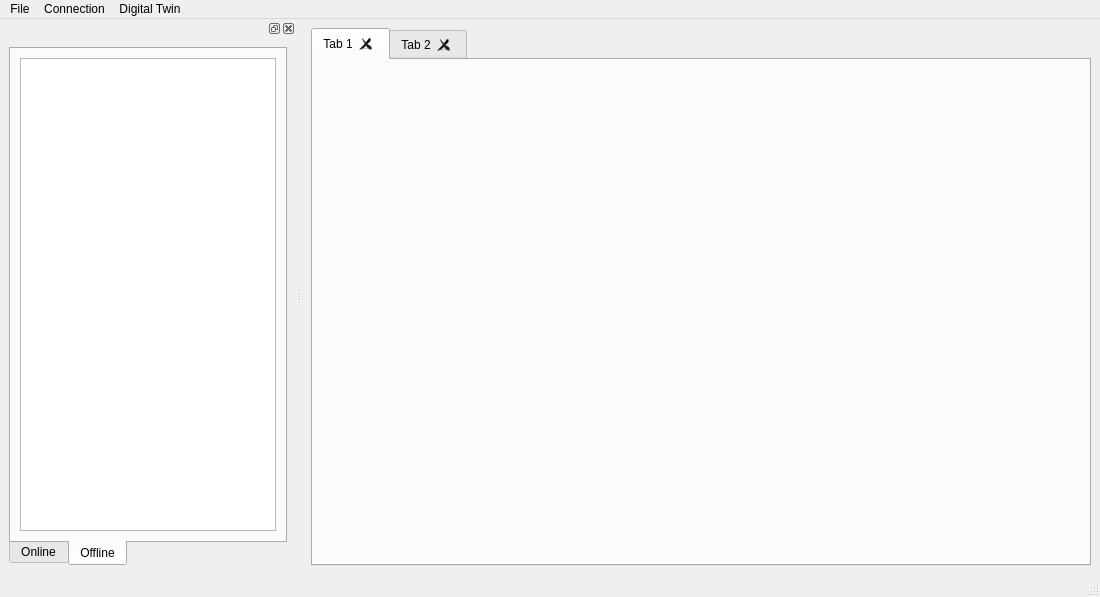
<?xml version="1.0" encoding="UTF-8"?>
<ui version="4.0">
 <class>StructuraSystems::Client::StructuraMainWindow</class>
 <widget class="QMainWindow" name="StructuraSystems::Client::StructuraMainWindow">
  <property name="geometry">
   <rect>
    <x>0</x>
    <y>0</y>
    <width>1100</width>
    <height>597</height>
   </rect>
  </property>
  <property name="windowTitle">
   <string>Project Editor [*]</string>
  </property>
  <widget class="QWidget" name="centralwidget">
   <layout class="QVBoxLayout" name="verticalLayout">
    <item>
     <widget class="QTabWidget" name="ProjectTabWidget">
      <property name="tabsClosable">
       <bool>true</bool>
      </property>
      <property name="movable">
       <bool>true</bool>
      </property>
      <property name="tabBarAutoHide">
       <bool>false</bool>
      </property>
      <widget class="QWidget" name="tab">
       <attribute name="title">
        <string>Tab 1</string>
       </attribute>
      </widget>
      <widget class="QWidget" name="tab_2">
       <attribute name="title">
        <string>Tab 2</string>
       </attribute>
      </widget>
     </widget>
    </item>
   </layout>
  </widget>
  <widget class="QMenuBar" name="menubar">
   <property name="geometry">
    <rect>
     <x>0</x>
     <y>0</y>
     <width>1100</width>
     <height>24</height>
    </rect>
   </property>
   <widget class="QMenu" name="menuFile">
    <property name="title">
     <string>File</string>
    </property>
    <addaction name="actionNeu"/>
    <addaction name="actionOpen_Folder"/>
    <addaction name="actionOpen_File"/>
    <addaction name="actionSave_File"/>
    <addaction name="separator"/>
    <addaction name="actionSettings"/>
    <addaction name="separator"/>
    <addaction name="actionQuit"/>
   </widget>
   <widget class="QMenu" name="menuConnection">
    <property name="title">
     <string>Connection</string>
    </property>
    <addaction name="actionConnect"/>
    <addaction name="actionDisconnect"/>
    <addaction name="separator"/>
    <addaction name="actionConnection_Settings"/>
    <addaction name="separator"/>
    <addaction name="actionPush"/>
    <addaction name="actionPull"/>
   </widget>
   <widget class="QMenu" name="menuDigital_Twin">
    <property name="title">
     <string>Digital Twin</string>
    </property>
    <addaction name="actionCreate_Digital_Twin"/>
    <addaction name="separator"/>
    <addaction name="actionEdit_Digital_Twin"/>
    <addaction name="separator"/>
    <addaction name="actionDelete_Digital_Twin"/>
   </widget>
   <addaction name="menuFile"/>
   <addaction name="menuConnection"/>
   <addaction name="menuDigital_Twin"/>
  </widget>
  <widget class="QStatusBar" name="statusbar"/>
  <widget class="QDockWidget" name="dockWidget">
   <attribute name="dockWidgetArea">
    <number>1</number>
   </attribute>
   <widget class="QWidget" name="dockWidgetContents">
    <layout class="QVBoxLayout" name="verticalLayout_2">
     <item>
      <widget class="QTabWidget" name="tabWidget">
       <property name="tabPosition">
        <enum>QTabWidget::TabPosition::South</enum>
       </property>
       <property name="currentIndex">
        <number>1</number>
       </property>
       <widget class="QWidget" name="OnlineTabPage">
        <attribute name="title">
         <string>Online</string>
        </attribute>
        <layout class="QVBoxLayout" name="verticalLayout_3">
         <item>
          <widget class="QTreeView" name="treeView"/>
         </item>
        </layout>
       </widget>
       <widget class="QWidget" name="OfflineTabPage">
        <attribute name="title">
         <string>Offline</string>
        </attribute>
        <layout class="QVBoxLayout" name="verticalLayout_4">
         <item>
          <widget class="QTreeView" name="treeView_2"/>
         </item>
        </layout>
       </widget>
      </widget>
     </item>
    </layout>
   </widget>
  </widget>
  <action name="actionOpen_Folder">
   <property name="text">
    <string>Open Folder</string>
   </property>
  </action>
  <action name="actionOpen_File">
   <property name="text">
    <string>Open File</string>
   </property>
  </action>
  <action name="actionSave_File">
   <property name="text">
    <string>Save File</string>
   </property>
   <property name="shortcut">
    <string/>
   </property>
  </action>
  <action name="actionSettings">
   <property name="text">
    <string>Settings</string>
   </property>
  </action>
  <action name="actionQuit">
   <property name="text">
    <string>Quit</string>
   </property>
  </action>
  <action name="actionNeu">
   <property name="text">
    <string>Neu</string>
   </property>
  </action>
  <action name="actionConnect">
   <property name="text">
    <string>Connect</string>
   </property>
  </action>
  <action name="actionDisconnect">
   <property name="text">
    <string>Disconnect</string>
   </property>
  </action>
  <action name="actionConnection_Settings">
   <property name="text">
    <string>Connection Settings</string>
   </property>
  </action>
  <action name="actionPush">
   <property name="text">
    <string>Commit</string>
   </property>
  </action>
  <action name="actionPull">
   <property name="text">
    <string>Pull</string>
   </property>
  </action>
  <action name="actionCreate_Digital_Twin">
   <property name="text">
    <string>Create Digital Twin</string>
   </property>
  </action>
  <action name="actionEdit_Digital_Twin">
   <property name="text">
    <string>Edit Digital Twin</string>
   </property>
  </action>
  <action name="actionDelete_Digital_Twin">
   <property name="text">
    <string>Delete Digital Twin</string>
   </property>
  </action>
 </widget>
 <resources/>
 <connections/>
</ui>
